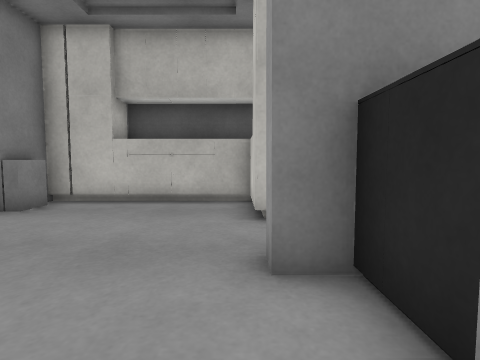
[1] (above)

12 first-person views from a walk through a 3-D level made in the Unity game engine. The camera is 0.6 m above the floor, tilts 4° down and sees 80° across. The floor is counted in squares, 0.5 m on a side. Each view is taken from the middle of a square. On the plan, view 1 faces up. The plan holds only what a view shows up to about 13 squares ahead; the rest is blank. Surface patterns are stand-ins for the level's own textures.

[2]
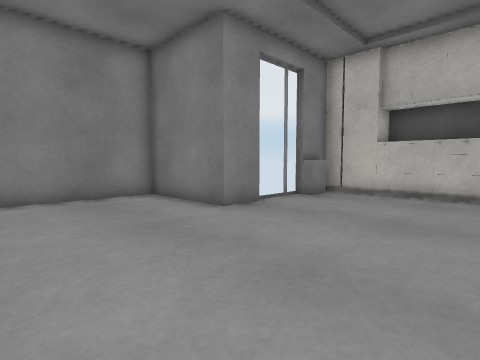

[3]
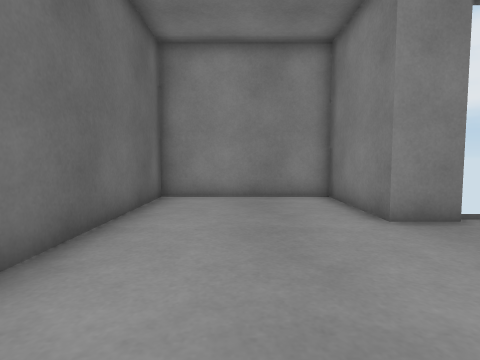

[4]
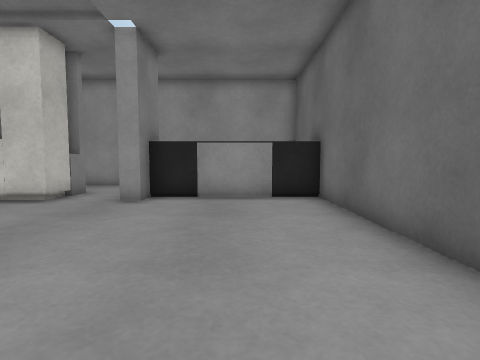

[5]
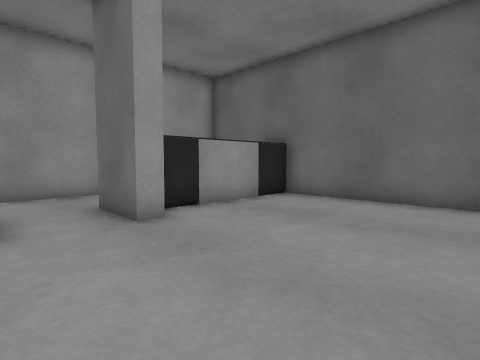

[6]
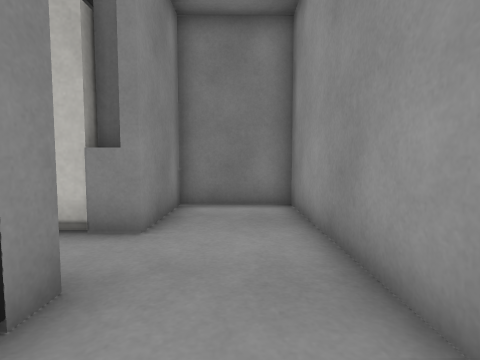

[7]
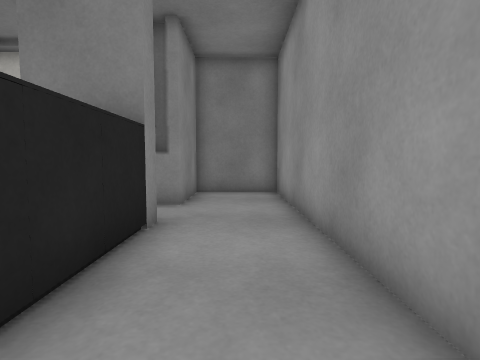

[8]
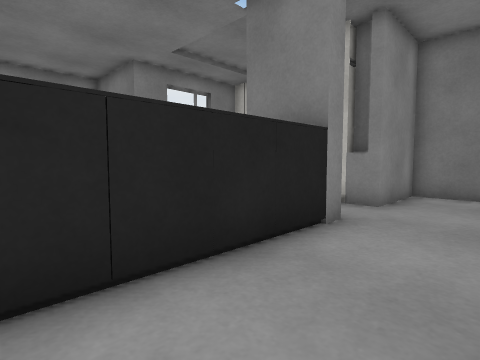

[9]
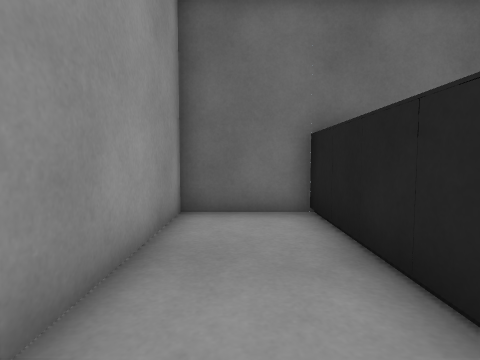

[10]
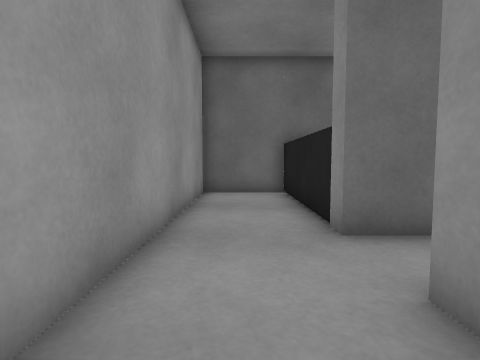

[11]
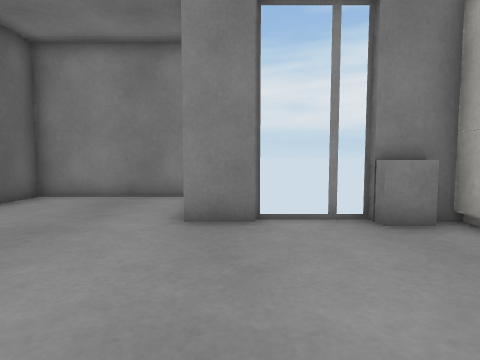

[12]
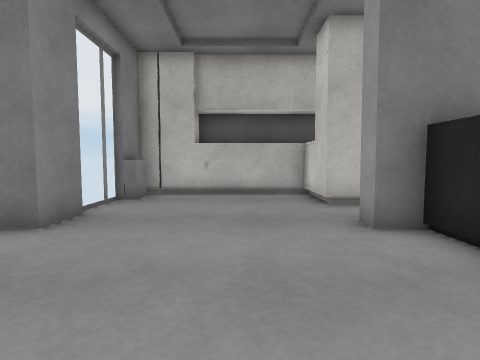

### Floor plan
Points are (right, up) in squares from view 1. A wall is a line through its corners. A room is listed if a view was taken in it or the views show most of it. See-through windows are left out.
Room 1 (views 1, 2, 3, 4, 5, 11, 12)
walls: (-5.5, 4.4) (-5.5, 2.9) (-9.3, 2.9) (-9.3, -2.6) (1.5, -2.6); (1.5, 2.9) (0.3, 2.9) (0.3, 3.5) (1.5, 3.5); (0.3, 6.4) (0.3, 7.8); (-5.1, 7.6) (-5.1, 6.6) (-5.8, 6.6); (2.1, 5.5) (2.1, 6.1); (1.2, -2.6) (1.2, 3); (-5.5, 8.4) (-5.5, 6.5); (0.4, 8.2) (-3.5, 8.2)
low walls: (0.5, 8.4) (-3.5, 8.4)
ways out: opening at (2, 4.5) to room 2
objects: cabinet (-5, 9) to (-4, 9); other object (-4, 8); white block (0, 6) to (1, 6); cabinet (1, 7)
Room 2 (views 6, 7, 8, 9, 10)
walls: (1.5, 3.5) (2.4, 3.5) (2.4, -2.6) (5.4, -2.6) (5.4, 8.6) (2.4, 8.6) (2.4, 5.6) (1.5, 5.6); (2.1, 6.1) (1.5, 6.1)
ways out: opening at (2, 4.5) to room 1

Where each view was taken, in squares from view 1:
view 1: 0 up, 0 right, facing up
view 2: 2 down, 0 right, facing up-left
view 3: 0 up, 0 right, facing left
view 4: 0 up, 8 left, facing right
view 5: 6 up, 5 left, facing down-right
view 6: 1 up, 4 right, facing up
view 7: 2 down, 4 right, facing up
view 8: 2 down, 5 right, facing up-left
view 9: 4 up, 4 right, facing down
view 10: 8 up, 4 right, facing down
view 11: 4 up, 0 right, facing left
view 12: 2 down, 2 left, facing up
